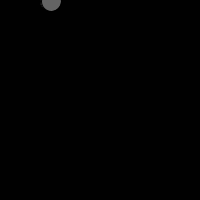
Frame 1 (no input)
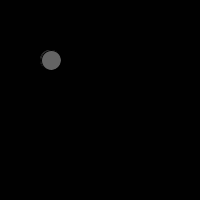
Frame 60 (the mouse pressed at the canvas centre just before this capture)
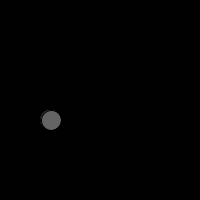
Frame 120 (the mouse held since frame 60 and released just before this capture)

The Processing sketch that drew these frames (run headless with seeded random() and noise(); from frame 60 on, the mouse is pressed at the canvas centre):

// Processing sketch: Uebung_klassen
// ── Uebung_klassen.pde
Robot person1 = new Robot ("Marlon");
String[] wetter = {"Das Wetter wird gut.", "Bald gibt es Regen...", "Ich kann schon Wolken sehen."};
float wetterzahl = wetter.length;
int randomizer = int(random(wetterzahl));
Tropfen wasser = new Tropfen(50, 1);
Tropfen eis = new Tropfen(); 

void setup() {
  size(200, 200);
  wasser.rot = 100;
  wasser.gruen = 100;
  wasser.blau = 100;
  eis.rot = 100;
  eis.gruen = 100;
  eis.blau = 100
  ;
  wasser.zeichne();
  eis.zeichne();
  person1.stellDichVor();
  person1.sagWetter();
  person1.tschues();
}
void draw() {
  background(1);
  wasser.zeichne();
  wasser.bewege();
  eis.zeichne();
  eis.bewege();  
}

void keyPressed() {
  wasser.neueFarbe();
  eis.neueFarbe();
}





class Robot {
  String name;
  Robot (String n) {
    name = n;
  }
  void stellDichVor() {
    println("Hallo, ich heiße " + name);
  }
  void sagWetter() {
    println(wetter[randomizer]);
  }
  void tschues() {
    println(name + " sagt auf Wiedersehen!");
  }
}

class Tropfen {
  int x;
  int y;
  float rot;
  float gruen;
  float blau;
  Tropfen(int xp, int yp) {
    x = xp;
    y = yp;
    println("construktor_1_opened");
  }
  Tropfen() {
    x = int(random(0, 200));
    y = 1;
    println("construktor_2_opened");
  }
  void zeichne() {
    fill(rot, gruen, blau);
    ellipse(x, y, 20, 20);
  }
  void bewege() {
      y++;
      if(y > height) {
        y = 1;
      }
  }
  void neueFarbe() {
    rot = (random(255));
    gruen = (random(255));
    blau = (random(255));
  }
}
  
